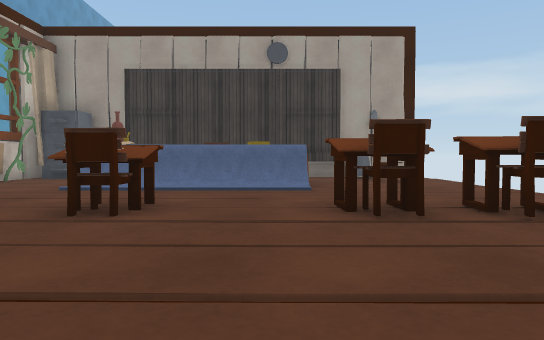
View 1 (above)

13 first-person views from a walk through a 3-D level made in the Unity game engine. The camera is 0.59 m above the floor, tilts 2° down and sees 70° across. The floor is counted in squares, 1 m on a side. Each view is taken from the middle of a square. On the plan, view 1 faces up. The plan holds only what a view shows up to about 10 squares ahead; the rest is blank. The place goes on beyond the plan. The player is left out. Some animated figures are left out. Surface patterns are stand-ins for the level's own textures.

View 2
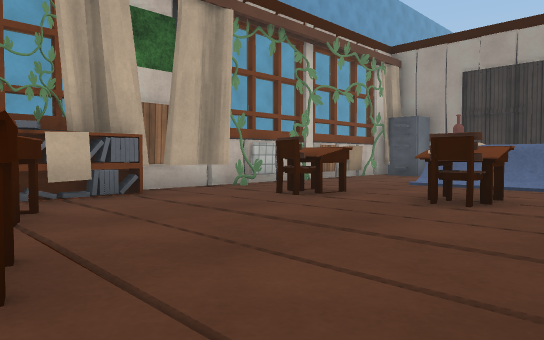

View 3
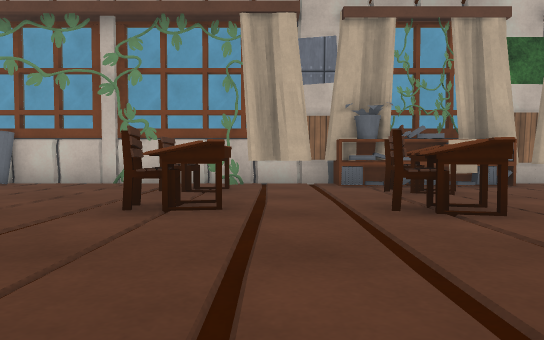

View 4
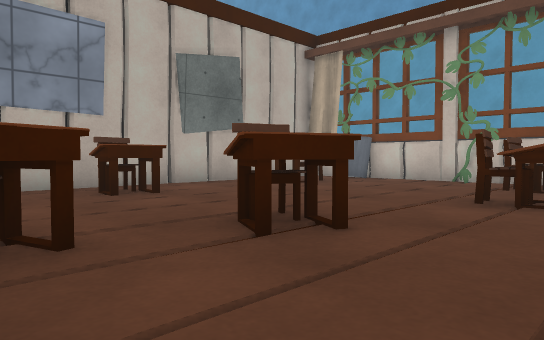

View 5
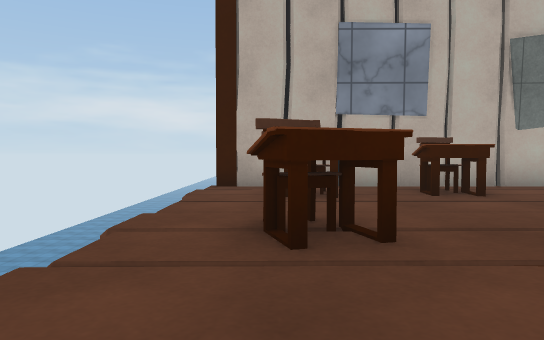

View 6
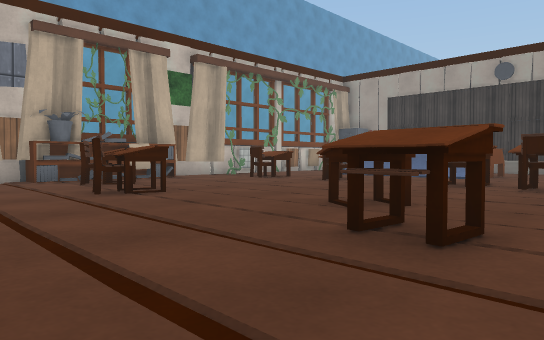

View 7
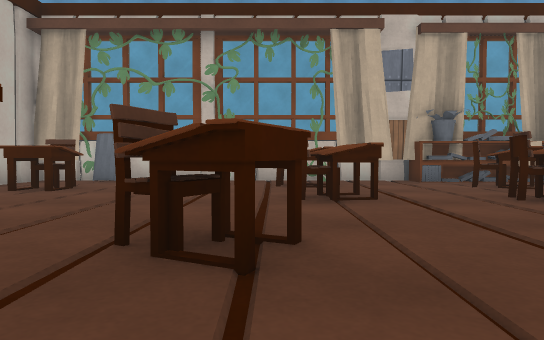

View 8
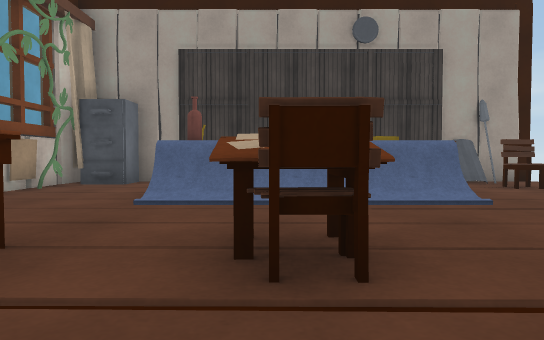

View 9
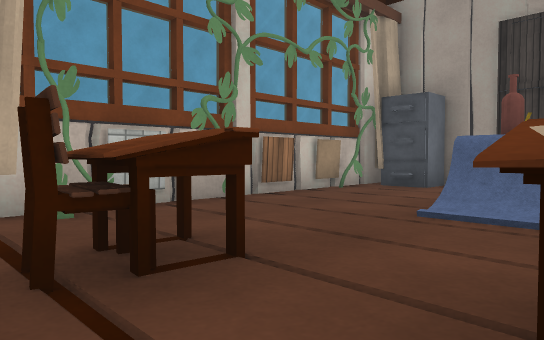

View 10
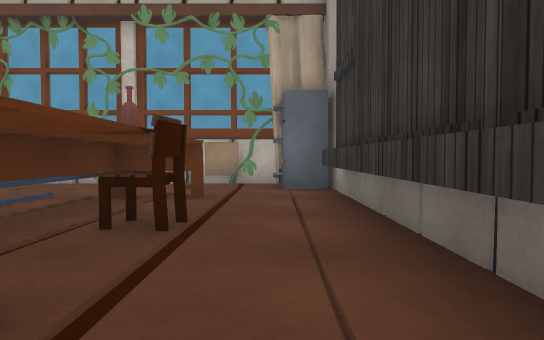

View 11
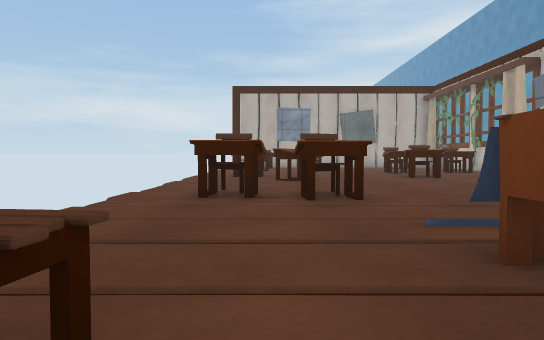

View 12
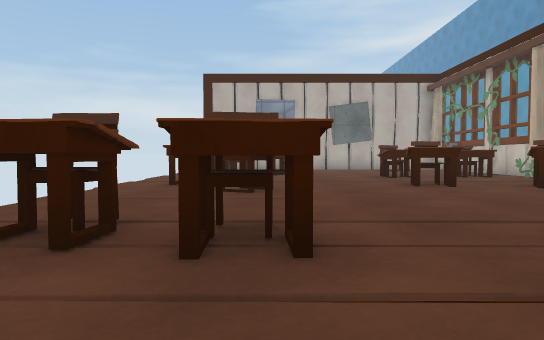

View 13
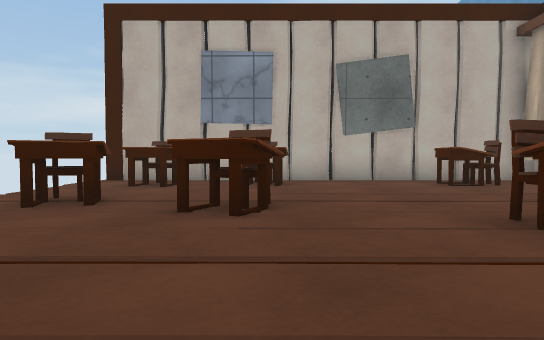

### Floor plan
Key: @ floor where view 1 was taken; # wall or solid block; x gap in a wall; . main floor; : floor 0.05 m higher than the main floor; - floor 0.05 m lower than the main floor; = window, fence, low wall or low ledge; ^ raised ledge; C curtain; H chair; B bottle; E desk; A banner; K books; S bookshelf; I shield; O other object.
Columns run from 7 left of view 1 to 4 right of it. Each row starts with its distance up from view 1.
 11 #C#######I#x
 10 #C........H.
  9 ##..O#H#..^.
  8 ##..BEEA....
  7 #...::::....
  6 #...........
  5 #....E..^EE.
  4 ##xH.H..H^H.
  3 #C.E........
  2 #C..........
  1  C......E...
  0  K^^...@EE..
 -1  SH^^E...EE.
 -2 #C...H....E.
 -3 #C..........
 -4 ##E=E^......
 -5 #.H..H.^E...
 -6 #......H.^E.
 -7 #.........H.
 -8 #...-.......
 -9 #IHE--.^E^E.
-10 ##....-H-H--
-11  ##########x

Where each view was taken, in squares from view 1:
view 1: 0 up, 0 right, facing up
view 2: 1 down, 0 right, facing up-left
view 3: 3 down, 2 right, facing left
view 4: 3 down, 3 right, facing down-left
view 5: 3 down, 3 right, facing down
view 6: 4 down, 4 right, facing up-left
view 7: 5 down, 3 right, facing left
view 8: 2 up, 2 left, facing up
view 9: 3 up, 2 left, facing up-left
view 10: 10 up, 2 right, facing left
view 11: 10 up, 2 right, facing down
view 12: 7 up, 1 right, facing down
view 13: 1 down, 0 right, facing down
